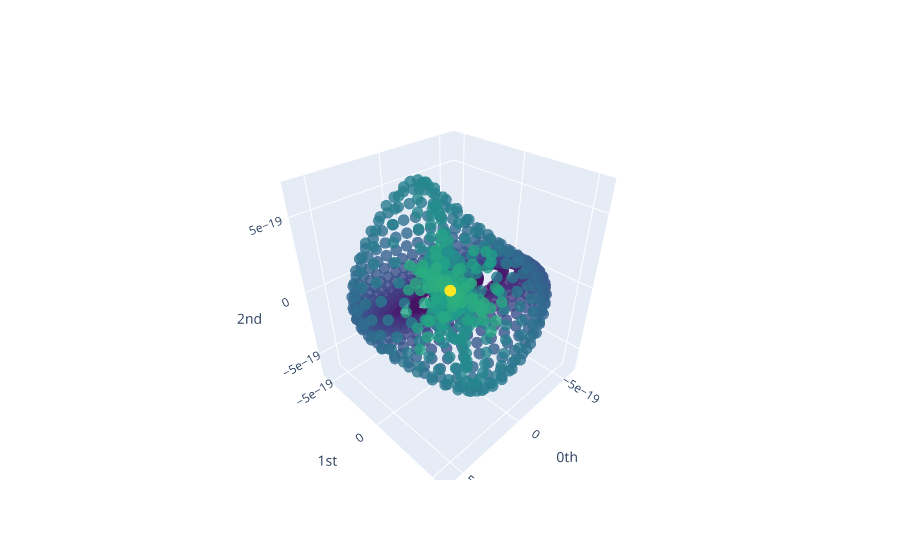

Source (notebook cell):
### Markdown cell above
We can use PCA to project our high-dimensional space to 3-dimensions for visualisation:

### Code cell
from sklearn.decomposition import PCA
from gtda.plotting import plot_point_cloud

pca = PCA(n_components=3)
y_gw_embedded_pca = pca.fit_transform(y_gw_embedded)

plot_point_cloud(y_gw_embedded_pca)

### Figure 1 — Plotly figure (JSON) as saved in the notebook; plotly's stock layout.template omitted (floating-point values rounded to 4 significant figures; data arrays with more than 128 entries replaced by an {"elided": "..."} marker saying what was removed)
{"data": [{"marker": {"color": {"elided": "1529 int values"}, "colorscale": [[0, "#440154"], [0.1111, "#482878"], [0.2222, "#3e4989"], [0.3333, "#31688e"], [0.4444, "#26828e"], [0.5556, "#1f9e89"], [0.6667, "#35b779"], [0.7778, "#6ece58"], [0.8889, "#b5de2b"], [1, "#fde725"]], "opacity": 0.8, "size": 4}, "mode": "markers", "type": "scatter3d", "x": {"elided": "1529 float values"}, "y": {"elided": "1529 float values"}, "z": {"elided": "1529 float values"}}], "layout": {"scene": {"xaxis": {"exponentformat": "e", "showexponent": "all", "title": {"text": "0th"}, "type": "linear"}, "yaxis": {"exponentformat": "e", "showexponent": "all", "title": {"text": "1st"}, "type": "linear"}, "zaxis": {"exponentformat": "e", "showexponent": "all", "title": {"text": "2nd"}, "type": "linear"}}}}
